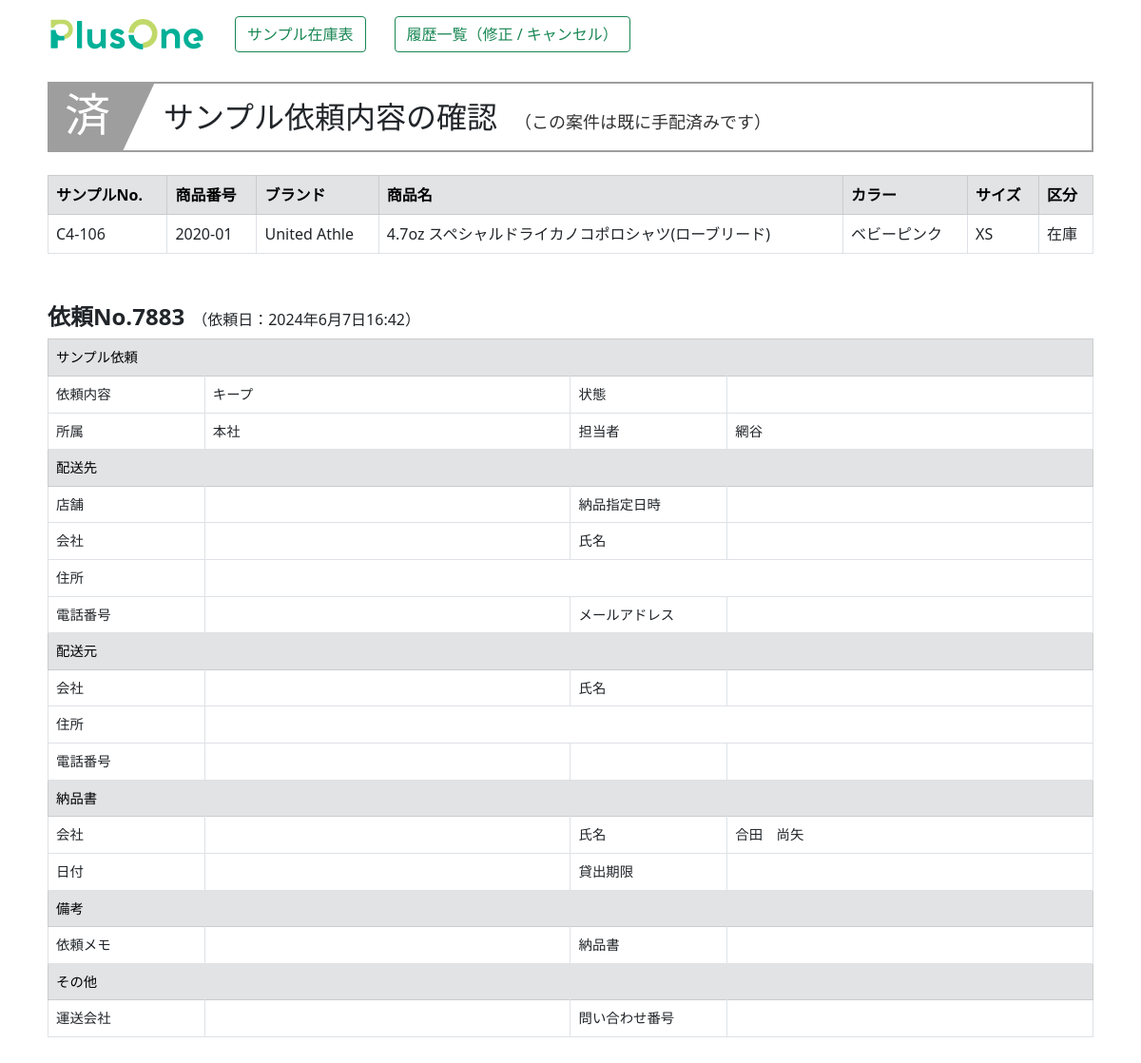
The page /rireki_kakunin/1127 on the database its author committed.
### zaiko/models.py (models this page shows, shortened)
class Shouhin(models.Model):
    hontai_num=models.AutoField("本体No",primary_key=True)
    sample_num=models.CharField("サンプルNo",max_length=20,blank=True)
    category=models.CharField("カテゴリ",max_length=50,blank=True)
    shouhin_num=models.CharField("商品番号",max_length=20,blank=True)
    brand=models.CharField("ブランド",max_length=20,blank=True)
    shouhin_name=models.CharField("商品名",max_length=255,blank=True)
    color=models.CharField("カラー",max_length=255,blank=True)
    size=models.CharField("サイズ",max_length=20,blank=True)
    size_num=models.IntegerField("サイズ値",default=0)
    kakou=models.CharField("加工",max_length=50,blank=True)
    bikou=models.CharField("備考",max_length=255,blank=True)
    touroku_day=models.DateField("登録日",auto_now_add=True)
    koushin_day=models.DateField("更新日",auto_now=True)
    joutai=models.IntegerField("状態",default=0)
    irai_num=models.IntegerField("依頼No",default=0)
    status=models.IntegerField("有効",default=0)

class Rireki_shouhin(models.Model):
    irai_num=models.IntegerField("依頼No")
    irai_hontai_num=models.IntegerField("本体No")
    irai_hontai_kubun=models.CharField("区分",max_length=5,null=True,blank=True,default="")
    henkyaku=models.IntegerField("状態",default=0)
    henkyaku_day=models.CharField("返却日",max_length=30,null=True,blank=True,default="")

class Rireki_rental(models.Model):
    irai_num=models.IntegerField("依頼No",null=False)
    irai_type=models.IntegerField("内容")
    rental_day=models.DateTimeField("依頼日",auto_now_add=True)
    shozoku=models.CharField("所属",max_length=30,blank=True)
    tantou=models.CharField("担当者",max_length=30,blank=True)
    haisou_tempo=models.CharField("配送店舗",max_length=30,blank=True)
    haisou_deliday=models.CharField("配送指定日",max_length=30,null=True,blank=True,default="")
    haisou_delitime=models.CharField("時間指定",max_length=30,null=True,blank=True,default="")
    haisou_com=models.CharField("会社名",max_length=30,blank=True)
    haisou_cus=models.CharField("名前",max_length=30,blank=True)
    haisou_yubin=models.CharField("郵便番号",max_length=30,blank=True)
    haisou_pref=models.CharField("都道府県",max_length=10,blank=True)
    haisou_city=models.CharField("市区町村",max_length=30,blank=True)
    haisou_banchi=models.CharField("番地",max_length=30,blank=True)
    haisou_build=models.CharField("建物名",max_length=30,blank=True)
    haisou_tel=models.CharField("電話番号",max_length=30,blank=True)
    haisou_tel_kensaku=models.CharField("電話番号_検索",max_length=30,blank=True)
    haisou_mail=models.CharField("メールアドレス",max_length=100,blank=True)
    haisou_com_m=models.CharField("会社名_元",max_length=30,blank=True)
    haisou_cus_m=models.CharField("名前_元",max_length=30,blank=True)
    haisou_yubin_m=models.CharField("郵便番号_元",max_length=30,blank=True)
    haisou_pref_m=models.CharField("都道府県_元",max_length=10,blank=True)
    haisou_city_m=models.CharField("市区町村_元",max_length=30,blank=True)
    haisou_banchi_m=models.CharField("番地_元",max_length=30,blank=True)
    haisou_build_m=models.CharField("建物名_元",max_length=30,blank=True)
    haisou_tel_m=models.CharField("電話番号_元",max_length=30,blank=True)
    nouhin_com=models.CharField("納品書会社名",max_length=30,blank=True)
    nouhin_cus=models.CharField("納品書名前",max_length=30,blank=True)
    nouhin_day=models.CharField("納品書日付",max_length=30,null=True,blank=True,default="")
    rental_maxday=models.CharField("貸出期限",max_length=30,null=True,blank=True,default="")
    bikou1=models.TextField("備考（納品）",blank=True)
    bikou2=models.TextField("備考（依頼）",blank=True)
    status=models.IntegerField("状態",default=0)
    unsou_com=models.CharField("運送会社",max_length=20,null=True,blank=True,default="")
    unsou_num=models.CharField("問い合わせ番号",max_length=20,null=True,blank=True,default="")
    cancel_day=models.CharField("キャンセル日",max_length=30,null=True,blank=True,default="")
    cancel_name=models.CharField("キャンセル担当",max_length=30,null=True,blank=True,default="")

### zaiko/views.py (the view)
# urls.py: path('rireki_kakunin/<int:pk>', rireki_kakunin, name="rireki_kakunin"),
def rireki_kakunin(request,pk):
    request.session["shusei_pk"]=pk
    irai_detail=Rireki_rental.objects.get(pk=pk)
    status=irai_detail.status
    if status==0: #success.htmlのタイトル用
        kubun="kakunin_ok"
    elif status==1:
        kubun="junbi"
    elif status==4:
        kubun="kakunin_no"
        day=datetime.date.today() - irai_detail.rental_day.date()
        if day.days<=14:
            ins=Shouhin.objects.filter(irai_num=irai_detail.irai_num)
            if ins.count()>0: #キー解除/貸し出し中は、キープ時の依頼Noが無くなるため
                kubun="hassou_ok"
    else:
        kubun="kakunin_no"
    irai_num=irai_detail.irai_num
    items=Rireki_shouhin.objects.filter(irai_num=irai_num).values_list("irai_hontai_num",flat=True)
    irai_shouhin_list=list(items)
    data=[]
    for i in irai_shouhin_list:
        data2={}
        shouhin=Shouhin.objects.get(hontai_num=i)
        data2["hontai_num"]=shouhin.hontai_num
        data2["sample_num"]=shouhin.sample_num
        data2["shouhin_num"]=shouhin.shouhin_num
        data2["brand"]=shouhin.brand
        data2["shouhin_name"]=shouhin.shouhin_name
        data2["color"]=shouhin.color
        data2["size"]=shouhin.size
        data2["kubun"]=Rireki_shouhin.objects.get(irai_num=irai_num,irai_hontai_num=i).irai_hontai_kubun
        data2["henkyaku"]=Rireki_shouhin.objects.get(irai_num=irai_num,irai_hontai_num=i).henkyaku
        data2["henkyaku_day"]=Rireki_shouhin.objects.get(irai_num=irai_num,irai_hontai_num=i).henkyaku_day
        data.append(data2)
    kanri=0
    if request.user.username == "p1masao":
        kanri=1
    params={
            "irai_shouhin_list":data,
            "irai_detail":irai_detail,
            "kubun":kubun,
            "kanri":kanri,
        }
    return render(request,"zaiko/success.html",params)

### zaiko/templates/zaiko/success.html (shortened to what this page needs)
{% load static %}
<!DOCTYPE html>
<html lang="ja">
<head>
    <link rel="stylesheet" href="{% static 'main.css' %}">
    <link href="https://cdn.jsdelivr.net/npm/bootstrap@5.0.2/dist/css/bootstrap.min.css" rel="stylesheet">
    <link rel="stylesheet" href="https://cdn.jsdelivr.net/npm/bootstrap-icons@1.8.0/font/bootstrap-icons.css">
</head>
<body>
    <div class="container mt-3 mb-5">
        <div style="margin: 0 auto; justify-content: center; width: 1100px;">
            {% include "zaiko/menu.html" with kanri=kanri %}
            <div style="margin-top: 30px;">
                {% if kubun == "new" %}
                    <div class="title03">
                        <h2><span class="number">03</span>サンプル依頼が完了しました</h2>
                    </div>
                {% elif kubun == "kakunin_no" %}
                    <div class="title00">
                        {% if irai_detail.status == 3 %}
                            <h2><span class="number">消</span>サンプル依頼内容の確認<span>（この案件はキャンセルされています）</span></h2>
                        {% elif irai_detail.status == 5 %}
                            <h2><span class="number">完</span>サンプル依頼内容の確認<span>（この案件は既に返却が完了しています）</span></h2>
                        {% else %}
                            <h2><span class="number">済</span>サンプル依頼内容の確認<span>（この案件は既に手配済みです）</span></h2>
                        {% endif %}
                    </div>
                {% elif kubun == "junbi" %}
                    <div class="title04">
                        <h2><span class="number">準</span>サンプル依頼内容の確認<span>（この案件は現在準備中で、まもなく発送されます）</span></h2>
                    </div>
                {% endif %}
            </div>
            <div class="mt-4">
                <table class="table table-bordered">
                    <thead>
                        <tr class="table-secondary">
                            <th>サンプルNo.</th>
                            <th>商品番号</th>
                            <th>ブランド</th>
                            <th>商品名</th>
                            <th>カラー</th>
                            <th>サイズ</th>
                            <th>区分</th>
                        </tr>
                    </thead>
                    <tbody>
                        {% for i in irai_shouhin_list %}
                        <tr>
                            <td style="vertical-align: middle;">{{i.sample_num}}</td>
                            <td style="vertical-align: middle;">{{i.shouhin_num}}</td>
                            <td style="vertical-align: middle;">{{i.brand}}</td>
                            <td style="vertical-align: middle;">{{i.shouhin_name}}</td>
                            <td style="vertical-align: middle;">{{i.color}}</td>
                            <td style="vertical-align: middle;">{{i.size}}</td>
                            <td style="vertical-align: middle;">{{i.kubun}}</td>
                        </tr>
                        {% endfor %}
                    </tbody>
                </table>
            </div>
            <div class="mt-5">
                <div style="width: 1100px; align-items: end;">
                    <span style="font-size: 1.5em; font-weight: bold;">依頼No.{{irai_detail.irai_num}}</span>　（依頼日：{{irai_detail.rental_day}}）
                </div>
                <table class="table table-bordered" style="margin-top: 5px; font-size: 0.9em; width: 1100px;">
                    <tr class="table-secondary"><td colspan="4">サンプル依頼</td></tr>
                        <td style="width: 15%;">依頼内容</td>
                        <td style="width: 35%;">
                            {% if irai_detail.irai_type == 0 %}
                                顧客あて
                            {% elif irai_detail.irai_type == 1 %}
                                店舗あて
                            {% else %}
                                キープ
                            {% endif %}
                        </td>
                        <td style="width: 15%;">状態</td>
                        <td style="width: 35%;">
                        </td>
                    <tr>
                        <td>所属</td><td id="shozoku">{{irai_detail.shozoku}}</td>
                        <td>担当者</td><td id="tantou">{{irai_detail.tantou}}</td>
                    </tr>
                    <tr class="table-secondary"><td colspan="4">配送先</td></tr>
                    <tr>
                        <td>店舗</td><td>{{irai_detail.haisou_tempo}}</td>
                        <td>納品指定日時</td>
                        <td>
                        </td>
                    </tr>
                    <tr>
                        <td>会社</td><td>{{irai_detail.haisou_com}}</td>
                        <td>氏名</td><td>{{irai_detail.haisou_cus}}</td>
                    </tr>
                    <tr>
                        <td>住所</td>
                        <td colspan="3">
                        </td>
                    </tr>
                    <tr>
                        <td>電話番号</td><td>{{irai_detail.haisou_tel}}</td>
                        <td>メールアドレス</td><td>{{irai_detail.haisou_mail}}</td>
                    </tr>
                    <tr class="table-secondary"><td colspan="4">配送元</td></tr>
                    <tr>
                        <td>会社</td><td>{{irai_detail.haisou_com_m}}</td>
                        <td>氏名</td><td>{{irai_detail.haisou_cus_m}}</td>
                    </tr>
                    <tr>
                        <td>住所</td>
                        <td colspan="3">
                        </td>
                    </tr>
                    <tr>
                        <td>電話番号</td><td>{{irai_detail.haisou_tel_m}}</td>
                        <td></td><td></td>
                    </tr>
                    <tr class="table-secondary"><td colspan="4">納品書</td></tr>
                    <tr>
                        <td>会社</td><td>{{irai_detail.nouhin_com}}</td>
                        <td>氏名</td><td>{{irai_detail.nouhin_cus}}</td>
                    </tr>
                    <tr>
                        <td>日付</td><td>{{irai_detail.nouhin_day}}</td>
                        <td>貸出期限</td><td>{{irai_detail.rental_maxday}}</td>
                    </tr>
                    <tr class="table-secondary"><td colspan="4">備考</td></tr>
                    <tr>
                        <td>依頼メモ</td><td>{{irai_detail.bikou2 | linebreaksbr}}</td>
                        <td>納品書</td><td>{{irai_detail.bikou1 | linebreaksbr}}</td>
                    </tr>
                    <tr class="table-secondary"><td colspan="4">その他</td></tr>
                    <tr>
                        <td>運送会社</td><td>{{irai_detail.unsou_com}}</td>
                        <td>問い合わせ番号</td><td>{{irai_detail.unsou_num}}</td>
                    </tr>
                </table>
            </div>
        </div>
    </div>
</body>
</html>

### zaiko/static/main.css (style rules this page uses)
.title00 h2 span, .title01 h2 span, .title02 h2 span, .title03 h2 span, .title04 h2 span, .title05 h2 span { color: #333333; font-size: 18px; padding-left: 18px; }
.title00 h2 span.number, .title01 h2 span.number, .title02 h2 span.number, .title03 h2 span.number, .title04 h2 span.number, .title05 h2 span.number { position: absolute; display: block; top: 3px; left: 0; z-index: 1; font-size: 30px; font-size: 3rem; padding-left: 16px; color: #fff; }
.title00 h2 { position: relative; overflow: hidden; padding: 1rem 2rem 1rem 120px; border: solid 2px #9e9e9e; width: 1100px; margin: 0 auto; }
.title00 h2:before { position: absolute; content: ''; top: -150%; left: -100px; width: 200px; height: 300%; transform: rotate(25deg); background: #9e9e9e; }

### rows shown on the page
Shouhin: sample_num "C4-106", shouhin_num "2020-01", brand "United Athle", shouhin_name "4.7oz スペシャルドライカノコポロシャツ(ローブリード)", color "ベビーピンク", size "XS"
Rireki_shouhin: kubun "在庫"
Rireki_rental: irai_num "7883", rental_day "2024年6月7日16:42", shozoku "本社", tantou "網谷", nouhin_cus "合田 尚矢"
